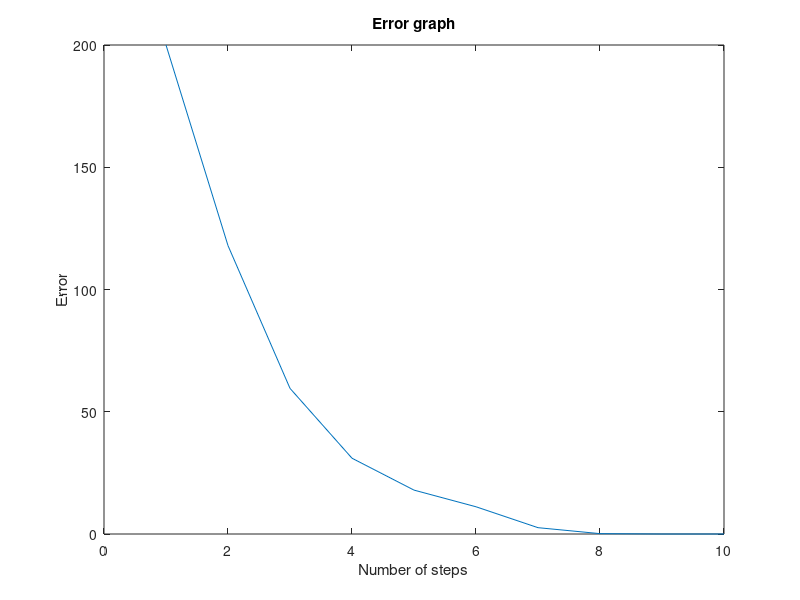

Write the MATLAB code that produced this figure.
#f = [4, 7, -1998] # Equation for non-complex numbersf=[4, 7, 1998] # Equation for complex numbersff = [8, 7]#x = [5] # Initial guess for non-complex numbersx = [1 + i] # Initial guess for complex numberserrors = [200]i = 1while errors > 0.00001  x_new = x(i) - polyval(f, x(i))/polyval(ff, x(i))  x = [x, x_new]  errors = [errors, abs(x(i) - x_new)]  i++endwhile  x_root = roots(f)plot(errors)title("Error graph")xlabel("Number of steps")ylabel("Error")clear